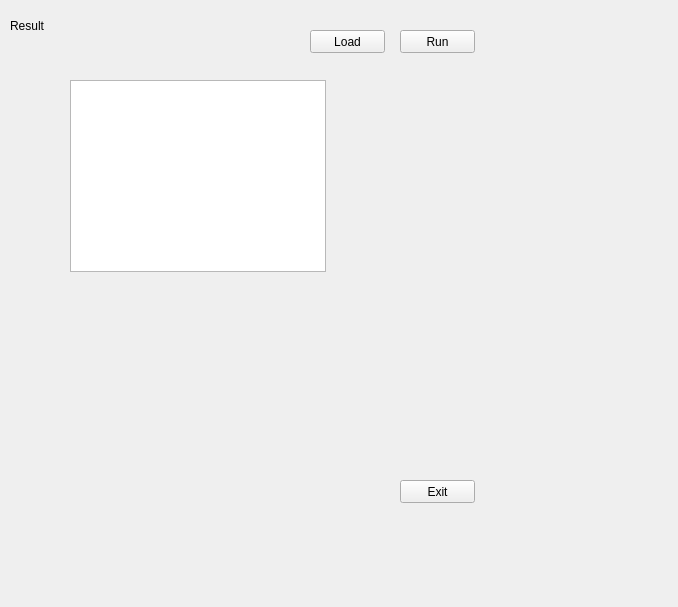
<?xml version="1.0" encoding="UTF-8"?>
<ui version="4.0">
 <class>Form</class>
 <widget class="QWidget" name="Form">
  <property name="geometry">
   <rect>
    <x>0</x>
    <y>0</y>
    <width>678</width>
    <height>607</height>
   </rect>
  </property>
  <property name="windowTitle">
   <string>Form</string>
  </property>
  <widget class="QPushButton" name="btn_run">
   <property name="geometry">
    <rect>
     <x>400</x>
     <y>30</y>
     <width>75</width>
     <height>23</height>
    </rect>
   </property>
   <property name="text">
    <string>Run</string>
   </property>
  </widget>
  <widget class="QPushButton" name="btn_exit">
   <property name="geometry">
    <rect>
     <x>400</x>
     <y>480</y>
     <width>75</width>
     <height>23</height>
    </rect>
   </property>
   <property name="text">
    <string>Exit</string>
   </property>
  </widget>
  <widget class="QLabel" name="label_result">
   <property name="geometry">
    <rect>
     <x>10</x>
     <y>20</y>
     <width>56</width>
     <height>12</height>
    </rect>
   </property>
   <property name="text">
    <string>Result</string>
   </property>
  </widget>
  <widget class="QPushButton" name="btn_load">
   <property name="geometry">
    <rect>
     <x>310</x>
     <y>30</y>
     <width>75</width>
     <height>23</height>
    </rect>
   </property>
   <property name="text">
    <string>Load</string>
   </property>
  </widget>
  <widget class="QTableView" name="tableView">
   <property name="geometry">
    <rect>
     <x>70</x>
     <y>80</y>
     <width>256</width>
     <height>192</height>
    </rect>
   </property>
  </widget>
 </widget>
 <resources/>
 <connections/>
</ui>
